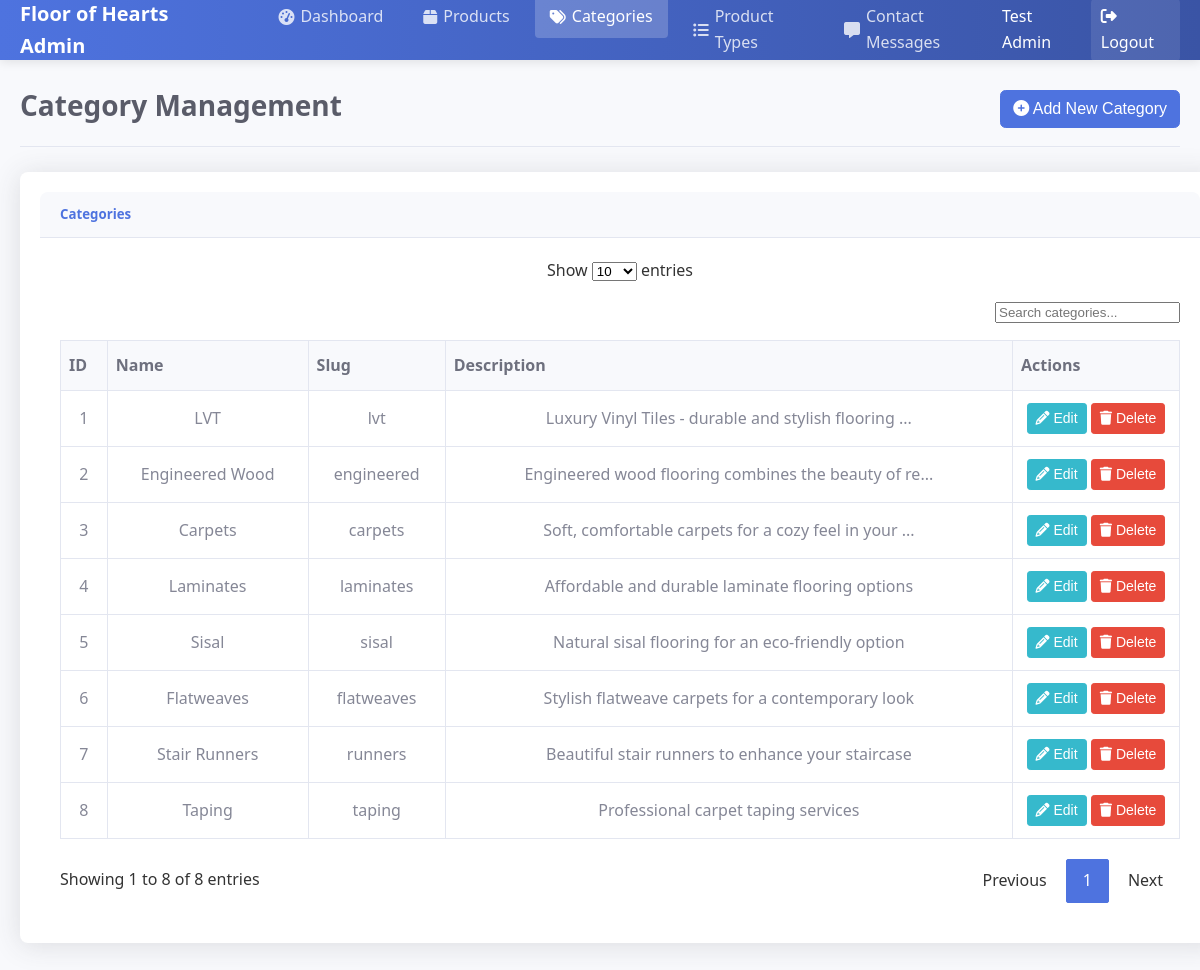
Screenshot of /admin/categories (signed in) with the database file from the repository.
### tables this page shows
CREATE TABLE categories (
        id INTEGER PRIMARY KEY AUTOINCREMENT,
        name TEXT NOT NULL,
        slug TEXT NOT NULL UNIQUE,
        description TEXT,
        image_url TEXT
    );

### app.py (the view)
@app.route('/admin/categories')
@login_required
def admin_categories():
    categories = Category.query_all()
    return render_template('admin/categories.html', categories=categories)

### app.py (called while the page is built)
def login_required(f):
    @wraps(f)
    def decorated_function(*args, **kwargs):
        if 'admin_id' not in session:
            flash('Please login to access this page', 'danger')
            return redirect(url_for('admin_login'))
        return f(*args, **kwargs)
    return decorated_function

@app.context_processor
def inject_data():
    return {
        'current_year': datetime.datetime.now().year,
        'categories': Category.query_all(),
    }

### models/product.py (called while the page is built)
def get_db_connection():
    conn = sqlite3.connect('instance/floorofhearts.db')
    conn.row_factory = sqlite3.Row
    return conn

    @staticmethod
    def query_all():
        conn = get_db_connection()
        categories = conn.execute('SELECT * FROM categories').fetchall()
        conn.close()
        return [Category(**dict(category)) for category in categories]

### templates/admin/categories.html (shortened to what this page needs)
{% extends "admin/base.html" %}
{% block content %}
<div class="page-title">
    <h1>Category Management</h1>
    <div class="actions">
        <button type="button" class="btn btn-primary" data-bs-toggle="modal" data-bs-target="#addCategoryModal">
            <i class="fas fa-plus-circle"></i> Add New Category
        </button>
    </div>
</div>
<div class="card shadow mb-4">
    <div class="card-header">
        <h5>Categories</h5>
    </div>
    <div class="card-body">
        <div class="table-responsive">
            <table class="table table-bordered" id="categoriesTable" width="100%" cellspacing="0">
                <thead>
                    <tr>
                        <th>ID</th>
                        <th>Name</th>
                        <th>Slug</th>
                        <th>Description</th>
                        <th>Actions</th>
                    </tr>
                </thead>
                <tbody>
                    {% for category in categories %}
                    <tr>
                        <td>{{ category.id }}</td>
                        <td>{{ category.name }}</td>
                        <td>{{ category.slug }}</td>
                        <td>{{ category.description[:50] }}{% if category.description|length > 50 %}...{% endif %}</td>
                        <td class="action-column">
                            <button type="button" class="btn btn-sm btn-info edit-btn" data-category-id="{{ category.id }}">
                                <i class="fas fa-pencil"></i> Edit
                            </button>
                            <button type="button" class="btn btn-sm btn-danger delete-btn" data-category-id="{{ category.id }}">
                                <i class="fas fa-trash"></i> Delete
                            </button>
                        </td>
                    </tr>
                    {% endfor %}
                </tbody>
            </table>
        </div>
    </div>
</div>
{% endblock %}

### templates/admin/base.html (shortened to what this page needs)
<!DOCTYPE html>
<html lang="en">
<head>
    <link rel="stylesheet" href="{{ url_for('static', filename='css/styles.css') }}">
    <link rel="stylesheet" href="{{ url_for('static', filename='css/admin.css') }}">
    <link rel="stylesheet" href="https://cdnjs.cloudflare.com/ajax/libs/font-awesome/6.4.0/css/all.min.css">
</head>
<body>
    <nav class="admin-navbar">
        <a href="{{ url_for('admin_dashboard') }}" class="brand">Floor of Hearts Admin</a>
        {% if 'admin_id' in session %}
        <ul class="admin-nav">
            <li><a href="{{ url_for('admin_dashboard') }}" class="{% if request.endpoint == 'admin_dashboard' %}active{% endif %}">
                <i class="fas fa-tachometer-alt"></i> Dashboard
            </a></li>
            <li><a href="{{ url_for('admin_products') }}" class="{% if request.endpoint == 'admin_products' %}active{% endif %}">
                <i class="fas fa-box"></i> Products
            </a></li>
            <li><a href="{{ url_for('admin_categories') }}" class="{% if request.endpoint == 'admin_categories' %}active{% endif %}">
                <i class="fas fa-tags"></i> Categories
            </a></li>
            <li><a href="{{ url_for('admin_product_types') }} " class="{% if request.endpoint == 'admin_product_types' %}active{% endif %}" >
                <i class="fa-solid fa-list-ul"></i>Product Types
            </a></li>
            <li><a href="{{ url_for('admin_messages') }}" class="{% if request.endpoint == 'admin_messages' %}active{% endif %}" >
                <i class="fa-solid fa-message"></i>Contact Messages
            </a></li>
                {% endif %}
        </ul>
        <div class="admin-user-menu">
            {% if 'admin_id' in session %}
            <span class="user-name">{{ session['admin_name'] }}</span>
            {% endif %}
            {% if 'admin_id' in session %}
            <a href="{{ url_for('admin_logout') }}" class="logout-btn">
                <i class="fas fa-sign-out-alt"></i> Logout
            </a>
            {% endif %}
        </div>
    </nav>
    <div class="admin-container">
        {% block content %}{% endblock %}
    </div>
</body>
</html>

### static/css/styles.css (style rules this page uses)
body { font-family: Arial, sans-serif; margin: 0; padding: 0; box-sizing: border-box; width: 100%; height: 100%; line-height: 1.6; }
.card { width: 30%; padding: 20px; background: #f1f1f1; text-align: center; border-radius: 10px; box-shadow: 0 4px 6px rgba(0, 0, 0, 0.1); }
.page-title { font-size: 32px; color: #333; margin-bottom: 30px; text-align: center; }

### rows the page displays
categories: id "1", name "LVT", slug "lvt", description "Luxury Vinyl Tiles - durable and stylish flooring"
categories: id "2", name "Engineered Wood", slug "engineered", description "Engineered wood flooring combines the beauty of re"
categories: id "3", name "Carpets", slug "carpets", description "Soft, comfortable carpets for a cozy feel in your"
categories: id "4", name "Laminates", slug "laminates", description "Affordable and durable laminate flooring options"
categories: id "5", name "Sisal", slug "sisal", description "Natural sisal flooring for an eco-friendly option"
categories: id "6", name "Flatweaves", slug "flatweaves", description "Stylish flatweave carpets for a contemporary look"
categories: id "7", name "Stair Runners", slug "runners", description "Beautiful stair runners to enhance your staircase"
categories: id "8", name "Taping", slug "taping", description "Professional carpet taping services"

### other values shown
{{ session['admin_name'] }} "Test Admin"
